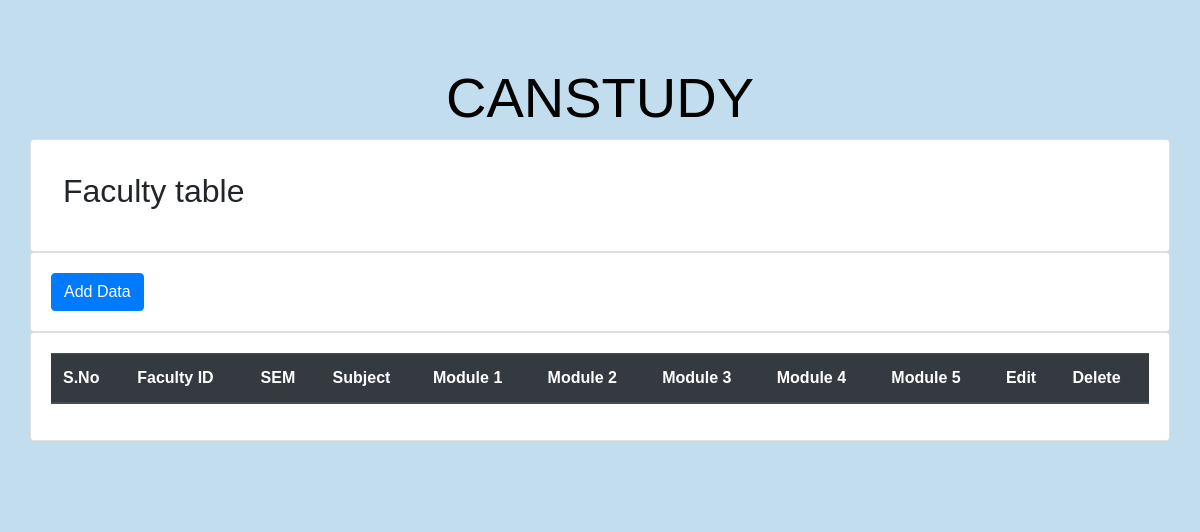
/fa_table.php, run on an earlier commit of the app's database.
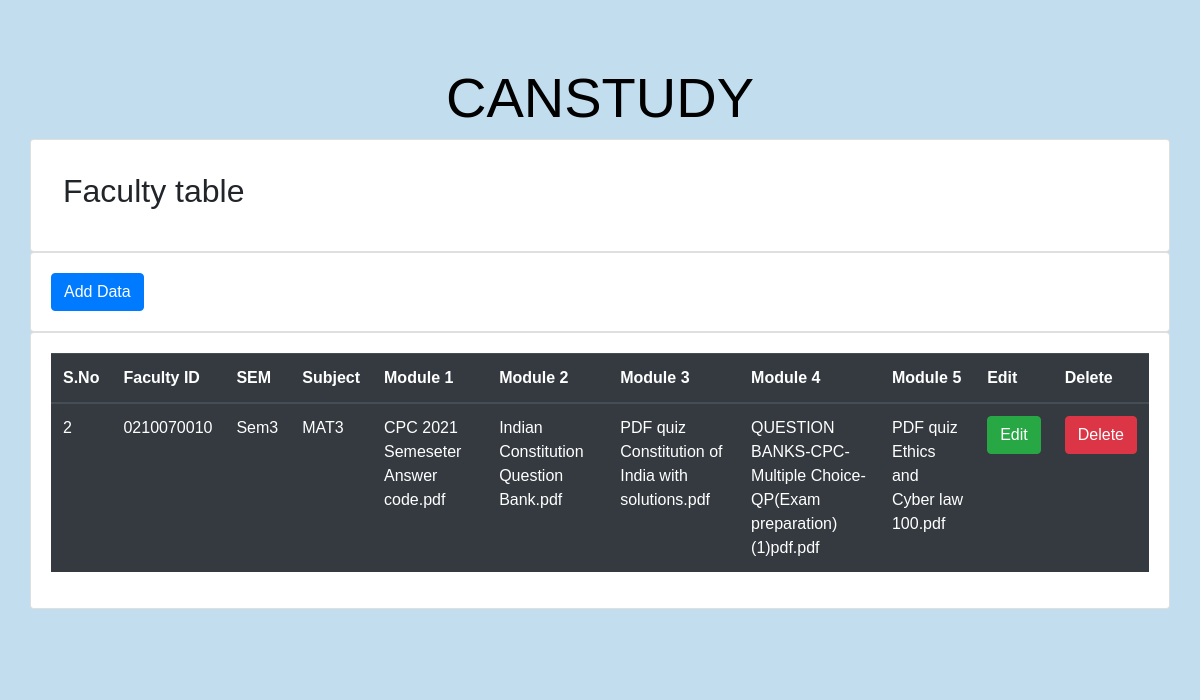
And on a later commit of the database.
### tables this page shows
CREATE TABLE `isefaculty_upload` (
  `id` int(11) NOT NULL,
  `faculty_Id` varchar(10) NOT NULL,
  `username` varchar(25) NOT NULL,
  `sem` enum('Sem3','Sem4','Sem5','Sem6','Sem7','Sem8') NOT NULL,
  `sub` enum('MAT3','DS','DMS','CO','ADE','SE','KAN','MCES','DAA','OS','DC','CIP','CNS','DBMS','ATC','AOP','UP','ES') NOT NULL,
  `module1` varchar(255) NOT NULL,
  `module2` varchar(255) NOT NULL,
  `module3` varchar(255) NOT NULL,
  `module4` varchar(255) NOT NULL,
  `module5` varchar(255) NOT NULL
);

### fa_table.php (the view, shortened to what this page needs)
<!DOCTYPE html>
<html lang="en">
<head>
    <link rel="stylesheet" href="style44_page2.css">
    <link rel="stylesheet" href="https://cdn.jsdelivr.net/npm/bootstrap@4.6.2/dist/css/bootstrap.min.css">
    <link rel="stylesheet" href="https://cdnjs.cloudflare.com/ajax/libs/animate.css/4.1.1/animate.min.css"/>
</head>
<body id="body">
    <div class="container"  id="bodydd">
        <div class="jumbotron" id="tableout">
        <h1 class="animate__animated animate__bounce" id=hp3>CANSTUDY</h1>
            <div class="card" id="tableborder">
                <h2 >Faculty table</h2>
            </div>
            <div class="card">
                <div class="card-body">
                    <button type="button" class="btn btn-primary" data-toggle="modal" data-target="#FacultyaddModal">
                        Add Data
                      </button>
                    </div>
                </div>
<div class="card">
    <div class="card-body" id="tablebody">
    <?php
        $connection = mysqli_connect("localhost","root","");
        $query = "SELECT * FROM isefaculty_upload";
        $query_run = mysqli_query($connection, $query);
    ?>
        <table class="table table-dark">
            <thead>
              <tr>
              <th scope="col">S.No</th>
                <th scope="col">Faculty ID</th>
                <th scope="col">SEM</th>
                <th scope="col">Subject</th>
                <th scope="col">Module 1</th>
                <th scope="col">Module 2</th>
                <th scope="col">Module 3</th>
                <th scope="col">Module 4</th>
                <th scope="col">Module 5</th>
                <th scope="col">Edit</th>
                <th scope="col">Delete</th>
              </tr>
            </thead>
            <?php
                if($query_run)
                {
                    foreach($query_run as $row)
                    {
            ?>
            <tbody>
              <tr>
              <td><?php echo $row['id']; ?></td>
                <td><?php echo $row['faculty_Id']; ?></td>
                <td><?php echo $row['sem']; ?></td>
                <td><?php echo $row['sub']; ?></td>
                <td><?php echo $row['module1']; ?></td>
                <td><?php echo $row['module2']; ?></td>
                <td><?php echo $row['module3']; ?></td>
                <td><?php echo $row['module4']; ?></td>
                <td><?php echo $row['module5']; ?></td>
                <td>
                    <button type="button" class="btn btn-success editbtn">Edit</button>
                </td>
                <td>
                    <button type="button" class="btn btn-danger deletebtn">Delete</button>
                </td>
              </tr>
            </tbody>
            <?php
                    }
                }
                else
                {
                    echo "No Record Found";
                }
                ?>
                    </table>
                </div>
            </div>
        </div>
</div>
</body>
</html>

### style44_page2.css (style rules this page uses)
* { box-sizing: border-box; padding: 0; margin: 0; font-family: "San Francisco", arial, sans-serif; }
.container { box-sizing: border-box; padding: 0; margin: 0; font-family: "San Francisco", arial, sans-serif; }
#hp3 { text-align: center; color: #000000; font-size: 3.5em; }
#bodydd { padding: 0; font-family: "San Francisco", arial, sans-serif; }
#tableborder { padding: 2em; background-color: #ffffff; }
#tableout { padding-left: 0%; padding-right: 0%; background-color: #c2deee; }
#body { background-color: #c2deee; }

What changed in the data, as far as the page shows it:
added isefaculty_upload: id "2", faculty_Id "0210070010", sem "Sem3", sub "MAT3", module1 "CPC 2021 Semeseter Answer code.pdf", module2 "Indian Constitution Question Bank.pdf", module3 "PDF quiz Constitution of India with solutions.pdf", module4 "QUESTION BANKS-CPC-Multiple Choice-QP(Exam preparation) (1)pdf.pdf", module5 "PDF quiz Ethics and Cyber law 100.pdf"
